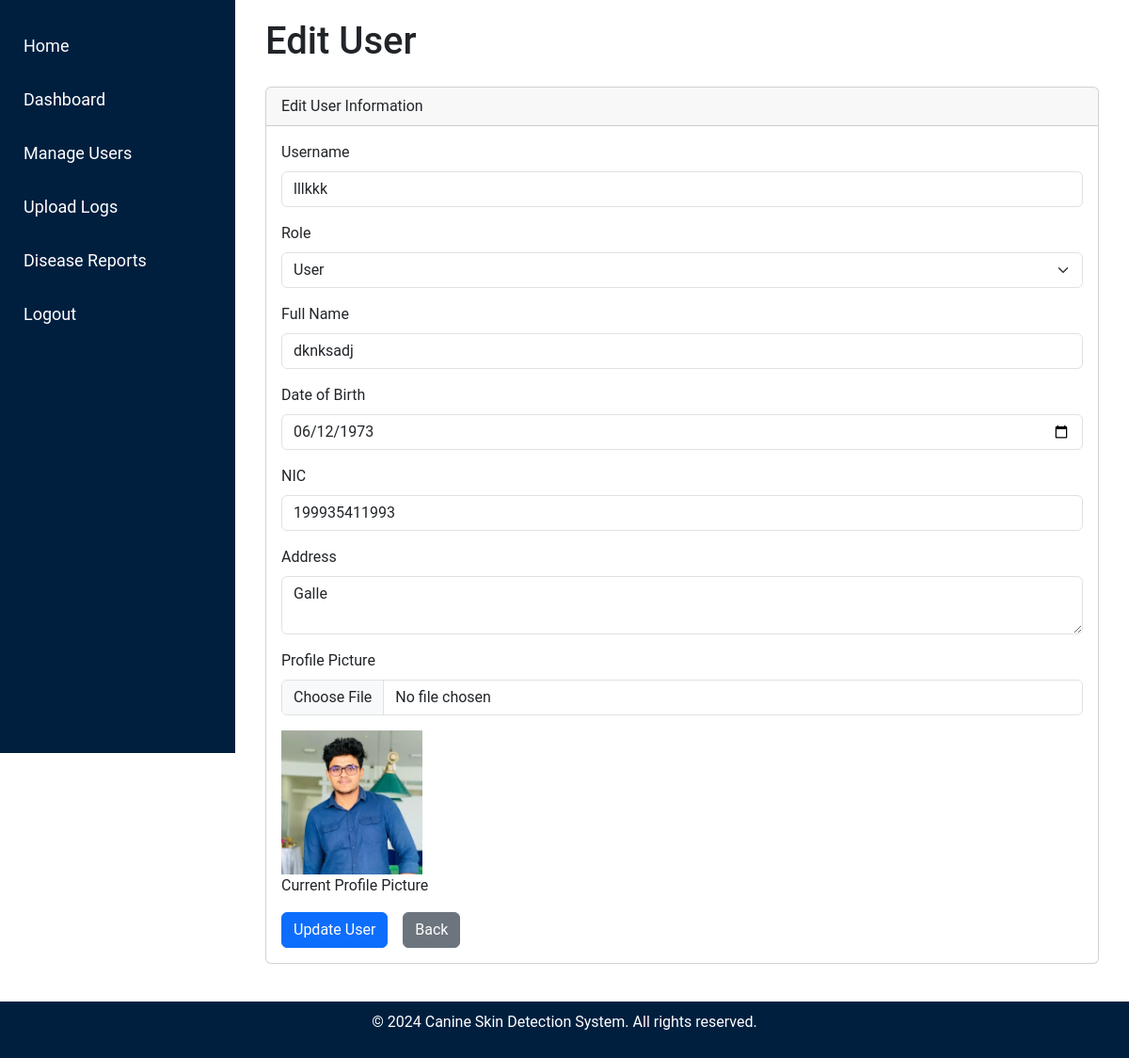
Page /admin/edit_user/19 (signed in) on the committed database.
### tables this page shows
CREATE TABLE users (
    id INTEGER PRIMARY KEY AUTOINCREMENT,
    username TEXT UNIQUE NOT NULL,
    password TEXT NOT NULL
, "role" TEXT NOT NULL DEFAULT 'user', full_name TEXT, dob DATE, nic TEXT, profile_picture TEXT, address TEXT);

### admin.py (the view, shortened to what this page needs)
@admin.route('/edit_user/<int:user_id>', methods=['GET', 'POST'])
def edit_user(user_id):
    if 'user' not in session or session.get('role') != 'admin':
        flash('Access denied! Admins only.', 'danger')
        return redirect(url_for('index'))
    conn = get_db_connection()
    user = conn.execute('SELECT * FROM users WHERE id = ?', (user_id,)).fetchone()
    conn.close()
    return render_template('admin/edit_user.html', user=user)

### db.py (called while the page is built)
def get_db_connection():
    conn = sqlite3.connect('site.db')
    conn.row_factory = sqlite3.Row  # Allows accessing rows as dictionaries
    return conn

### templates/admin/edit_user.html (shortened to what this page needs)
<!DOCTYPE html>
<html lang="en">
<head>
    <link href="https://cdn.jsdelivr.net/npm/bootstrap@5.3.0-alpha1/dist/css/bootstrap.min.css" rel="stylesheet">
    <link rel="stylesheet" href="{{ url_for('static', filename='css/admin_styles.css') }}">
</head>
<body>
    {% include 'partials/admin_sidebar.html' %}
    <div class="content">
        <div class="container-fluid">
            <h1 class="mb-4">Edit User</h1>
            <div class="card">
                <div class="card-header">
                    Edit User Information
                </div>
                <div class="card-body">
                    <form action="{{ url_for('admin.edit_user', user_id=user.id) }}" method="POST" enctype="multipart/form-data">
                        <div class="mb-3">
                            <label for="username" class="form-label">Username</label>
                            <input type="text" class="form-control" id="username" name="username" value="{{ user.username }}" required>
                        </div>
                        <div class="mb-3">
                            <label for="role" class="form-label">Role</label>
                            <select class="form-select" id="role" name="role" required>
                                <option value="user" {% if user.role == 'user' %}selected{% endif %}>User</option>
                            </select>
                        </div>
                        <div class="mb-3">
                            <label for="full_name" class="form-label">Full Name</label>
                            <input type="text" class="form-control" id="full_name" name="full_name" value="{{ user.full_name }}" required>
                        </div>
                        <div class="mb-3">
                            <label for="dob" class="form-label">Date of Birth</label>
                            <input type="date" class="form-control" id="dob" name="dob" value="{{ user.dob }}" required>
                        </div>
                        <div class="mb-3">
                            <label for="nic" class="form-label">NIC</label>
                            <input type="text" class="form-control" id="nic" name="nic" value="{{ user.nic }}" required>
                        </div>
                        <div class="mb-3">
                            <label for="address" class="form-label">Address</label>
                            <textarea class="form-control" id="address" name="address" required>{{ user.address }}</textarea>
                        </div>
                        <div class="mb-3">
                            <label for="profile_picture" class="form-label">Profile Picture</label>
                            <input type="file" class="form-control" id="profile_picture" name="profile_picture" accept="image/*">
                            {% if user.profile_picture %}
                                <div class="mt-3">
                                    <img src="{{ url_for('static', filename=user.profile_picture) }}" alt="Profile Picture" width="150">
                                    <p>Current Profile Picture</p>
                                </div>
                            {% endif %}
                        </div>
                        <div class="d-flex justify-content-start">
                            <button type="submit" class="btn btn-primary me-3">Update User</button>
                            <a href="{{ url_for('admin.manage_users') }}" class="btn btn-secondary me-3">Back</a>
                        </div>
                    </form>
                </div>
            </div>
        </div>
    </div>
    {% include 'partials/footer_admin.html' %}
</body>
</html>

### static/css/admin_styles.css (style rules this page uses)
html,body { font-family: 'Roboto', sans-serif; height: 100%; margin: 0; }
.card { margin-bottom: 20px; }
.content { margin-left: 250px; padding: 20px; flex: 1; }
.card-body { position: relative; z-index: 1; }

### rows in the picture
users: username "lllkkk", role "User", full_name "dknksadj", dob "06/12/1973", nic "199935411993", address "Galle", profile_picture (picture)
